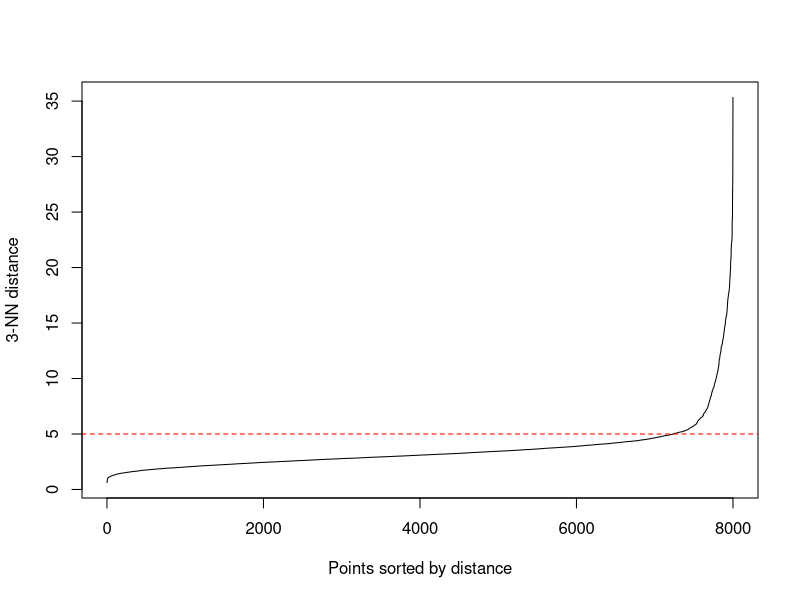
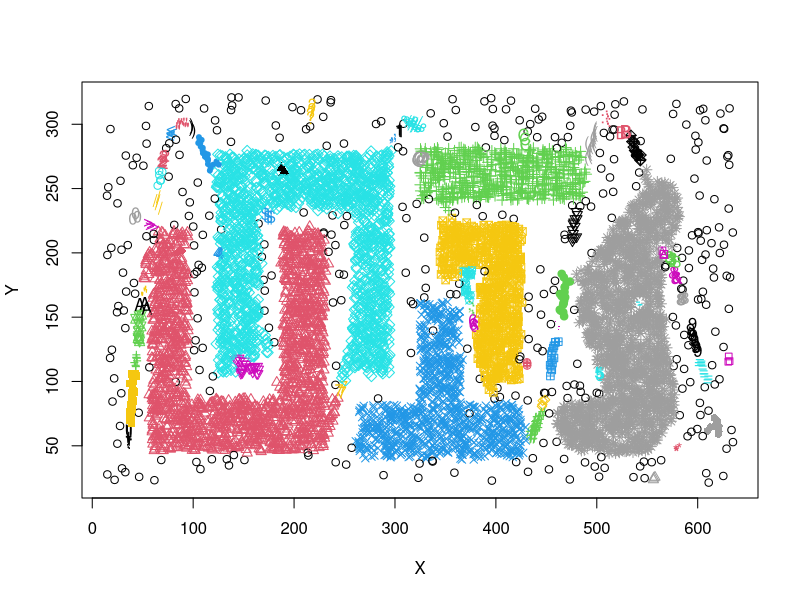

Write the R code that produced these figures, in order.
install.packages("dbscan")
library(dbscan)
data(DS3)
kNNdistplot(DS3, k = 3)
abline(h = 5, col = "red", lty = 2)
res <- dbscan(DS3, eps = 5, minPts = 3)
plot(DS3, col = res$cluster + 1L, pch = res$cluster + 1L)
